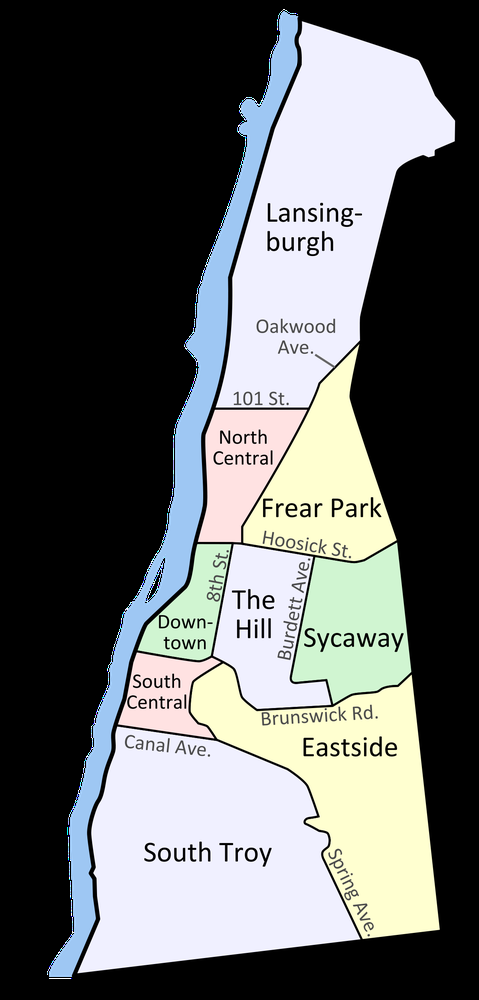
#> input picture visualization/troy.png, 479 x 1000 px, shrunk from 1200 x 2504 before the run
$ python pixelLook.py
#> lines starting #> are read from the running program, lines starting #| are printed output that depends on the picture
import numpy as np
import matplotlib as mpl
mpl.use('TkAgg')
import matplotlib.pyplot as plt
import cv2


class Formatter(object):
    def __init__(self, im):
        self.im = im
    def __call__(self, x, y):
        z = self.im.get_array()[int(y), int(x)]
        return 'x={:.01f}, y={:.01f}, z={:.01f}'.format(x, y, z)

data = cv2.imread('troy.png', cv2.IMREAD_GRAYSCALE)
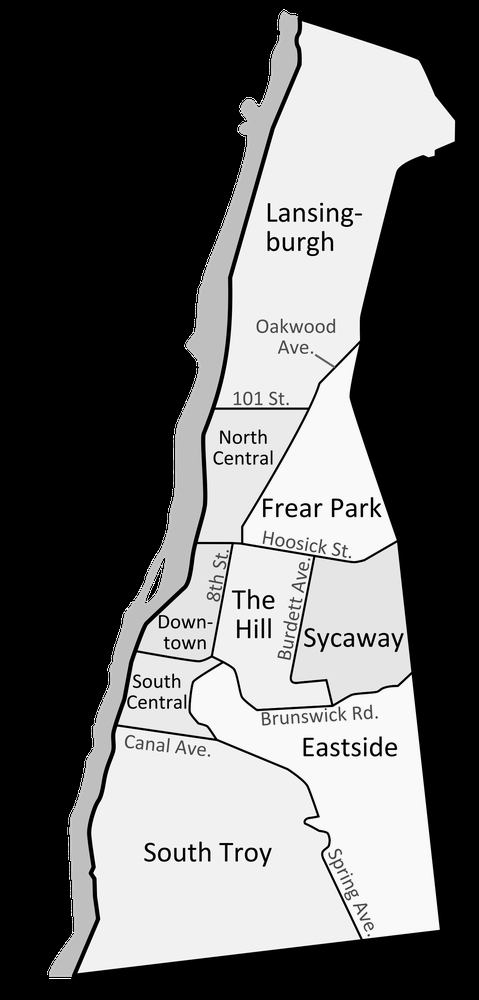
#> data: shape (1000, 479); min 0, max 255, mean 102.2

fig, ax = plt.subplots()
im = ax.imshow(data, interpolation='none')
ax.format_coord = Formatter(im)
plt.show()
